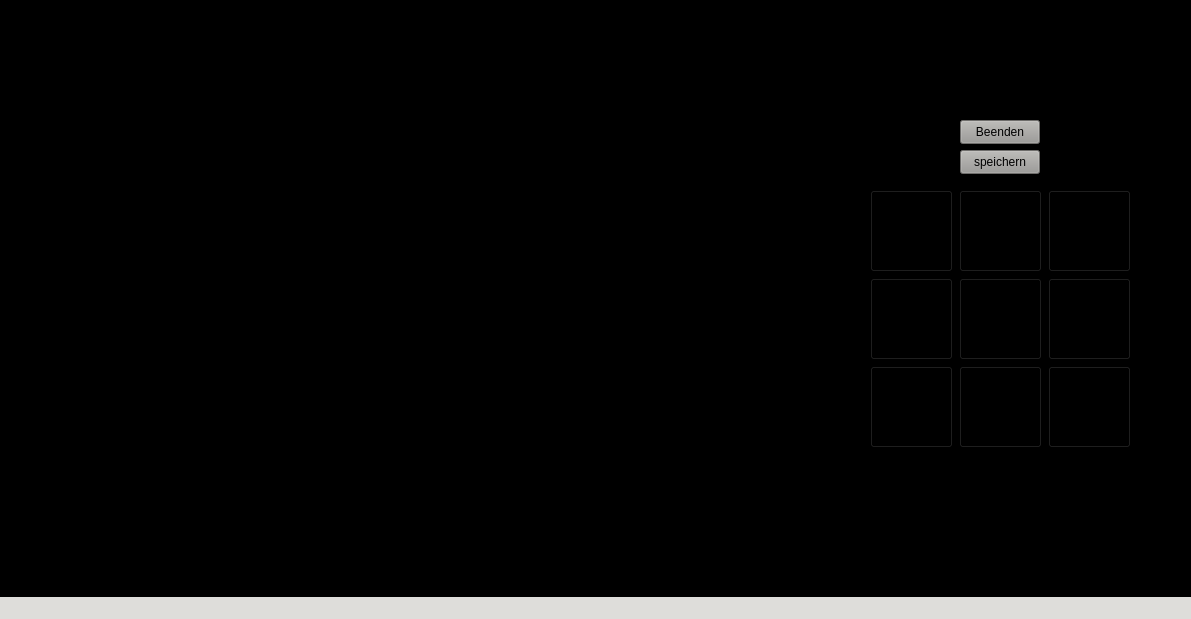
<?xml version="1.0" encoding="UTF-8"?>
<ui version="4.0">
 <class>MainWindow</class>
 <widget class="QMainWindow" name="MainWindow">
  <property name="geometry">
   <rect>
    <x>0</x>
    <y>0</y>
    <width>1191</width>
    <height>619</height>
   </rect>
  </property>
  <property name="minimumSize">
   <size>
    <width>1191</width>
    <height>619</height>
   </size>
  </property>
  <property name="maximumSize">
   <size>
    <width>1191</width>
    <height>619</height>
   </size>
  </property>
  <property name="windowTitle">
   <string>MainWindow</string>
  </property>
  <property name="autoFillBackground">
   <bool>false</bool>
  </property>
  <property name="styleSheet">
   <string notr="true">background-color: rgb(0, 0, 0);</string>
  </property>
  <property name="inputMethodHints">
   <set>Qt::ImhNone</set>
  </property>
  <widget class="QWidget" name="centralwidget">
   <widget class="QWidget" name="gridLayoutWidget">
    <property name="geometry">
     <rect>
      <x>60</x>
      <y>140</y>
      <width>751</width>
      <height>361</height>
     </rect>
    </property>
    <layout class="QGridLayout" name="gridDungeon"/>
   </widget>
   <widget class="QWidget" name="gridLayoutWidget_2">
    <property name="geometry">
     <rect>
      <x>870</x>
      <y>190</y>
      <width>261</width>
      <height>260</height>
     </rect>
    </property>
    <layout class="QGridLayout" name="arrowButtons">
     <item row="1" column="1">
      <widget class="QPushButton" name="buttonS">
       <property name="minimumSize">
        <size>
         <width>82</width>
         <height>82</height>
        </size>
       </property>
       <property name="styleSheet">
        <string notr="true">border-image: url(:/Textures/Texturen-Paket/arrow_skip.png);</string>
       </property>
       <property name="text">
        <string/>
       </property>
       <property name="shortcut">
        <string>5</string>
       </property>
      </widget>
     </item>
     <item row="0" column="0">
      <widget class="QPushButton" name="buttonUL">
       <property name="minimumSize">
        <size>
         <width>82</width>
         <height>82</height>
        </size>
       </property>
       <property name="tabletTracking">
        <bool>false</bool>
       </property>
       <property name="styleSheet">
        <string notr="true">border-image: url(:/Textures/Texturen-Paket/arrow_up_left.png);</string>
       </property>
       <property name="text">
        <string/>
       </property>
       <property name="shortcut">
        <string>7</string>
       </property>
      </widget>
     </item>
     <item row="2" column="0">
      <widget class="QPushButton" name="buttonDL">
       <property name="minimumSize">
        <size>
         <width>82</width>
         <height>82</height>
        </size>
       </property>
       <property name="styleSheet">
        <string notr="true">border-image: url(:/Textures/Texturen-Paket/arrow_down_left.png);</string>
       </property>
       <property name="text">
        <string/>
       </property>
       <property name="shortcut">
        <string>1</string>
       </property>
      </widget>
     </item>
     <item row="1" column="0">
      <widget class="QPushButton" name="buttonL">
       <property name="minimumSize">
        <size>
         <width>82</width>
         <height>82</height>
        </size>
       </property>
       <property name="styleSheet">
        <string notr="true">border-image: url(:/Textures/Texturen-Paket/arrow_left.png);</string>
       </property>
       <property name="text">
        <string/>
       </property>
       <property name="shortcut">
        <string>4</string>
       </property>
      </widget>
     </item>
     <item row="1" column="2">
      <widget class="QPushButton" name="buttonR">
       <property name="minimumSize">
        <size>
         <width>82</width>
         <height>82</height>
        </size>
       </property>
       <property name="styleSheet">
        <string notr="true">border-image: url(:/Textures/Texturen-Paket/arrow_right.png);</string>
       </property>
       <property name="text">
        <string/>
       </property>
       <property name="shortcut">
        <string>6</string>
       </property>
      </widget>
     </item>
     <item row="0" column="1">
      <widget class="QPushButton" name="buttonU">
       <property name="minimumSize">
        <size>
         <width>82</width>
         <height>82</height>
        </size>
       </property>
       <property name="styleSheet">
        <string notr="true">border-image: url(:/Textures/Texturen-Paket/arrow_up.png);</string>
       </property>
       <property name="text">
        <string/>
       </property>
       <property name="shortcut">
        <string>8</string>
       </property>
      </widget>
     </item>
     <item row="0" column="2">
      <widget class="QPushButton" name="buttonUR">
       <property name="minimumSize">
        <size>
         <width>82</width>
         <height>82</height>
        </size>
       </property>
       <property name="styleSheet">
        <string notr="true">border-image: url(:/Textures/Texturen-Paket/arrow_up_right.png);</string>
       </property>
       <property name="text">
        <string/>
       </property>
       <property name="shortcut">
        <string>9</string>
       </property>
      </widget>
     </item>
     <item row="2" column="1">
      <widget class="QPushButton" name="buttonD">
       <property name="minimumSize">
        <size>
         <width>82</width>
         <height>82</height>
        </size>
       </property>
       <property name="styleSheet">
        <string notr="true">border-image: url(:/Textures/Texturen-Paket/arrow_down.png);</string>
       </property>
       <property name="text">
        <string/>
       </property>
       <property name="shortcut">
        <string>2</string>
       </property>
      </widget>
     </item>
     <item row="2" column="2">
      <widget class="QPushButton" name="buttonDR">
       <property name="minimumSize">
        <size>
         <width>82</width>
         <height>82</height>
        </size>
       </property>
       <property name="styleSheet">
        <string notr="true">border-image: url(:/Textures/Texturen-Paket/arrow_down_right.png);</string>
       </property>
       <property name="text">
        <string/>
       </property>
       <property name="shortcut">
        <string>3</string>
       </property>
      </widget>
     </item>
    </layout>
   </widget>
   <widget class="QLabel" name="label">
    <property name="enabled">
     <bool>true</bool>
    </property>
    <property name="geometry">
     <rect>
      <x>0</x>
      <y>0</y>
      <width>1191</width>
      <height>601</height>
     </rect>
    </property>
    <property name="minimumSize">
     <size>
      <width>1191</width>
      <height>601</height>
     </size>
    </property>
    <property name="maximumSize">
     <size>
      <width>1191</width>
      <height>601</height>
     </size>
    </property>
    <property name="styleSheet">
     <string notr="true">border-image: url(:/Textures/Texturen-Paket/bloody_frame.png);
background-color: rgb(transparent);</string>
    </property>
    <property name="text">
     <string/>
    </property>
   </widget>
   <widget class="QPushButton" name="beenden">
    <property name="geometry">
     <rect>
      <x>960</x>
      <y>120</y>
      <width>80</width>
      <height>24</height>
     </rect>
    </property>
    <property name="styleSheet">
     <string notr="true">background-color: rgb(154, 153, 150);</string>
    </property>
    <property name="text">
     <string>Beenden</string>
    </property>
    <property name="shortcut">
     <string>Q</string>
    </property>
   </widget>
   <widget class="QPushButton" name="storeLevel">
    <property name="geometry">
     <rect>
      <x>960</x>
      <y>150</y>
      <width>80</width>
      <height>24</height>
     </rect>
    </property>
    <property name="styleSheet">
     <string notr="true">background-color: rgb(154, 153, 150);</string>
    </property>
    <property name="text">
     <string>speichern</string>
    </property>
    <property name="shortcut">
     <string>O</string>
    </property>
   </widget>
   <zorder>label</zorder>
   <zorder>gridLayoutWidget</zorder>
   <zorder>gridLayoutWidget_2</zorder>
   <zorder>beenden</zorder>
   <zorder>storeLevel</zorder>
  </widget>
  <widget class="QMenuBar" name="menubar">
   <property name="geometry">
    <rect>
     <x>0</x>
     <y>0</y>
     <width>1191</width>
     <height>21</height>
    </rect>
   </property>
  </widget>
  <widget class="QStatusBar" name="statusbar">
   <property name="styleSheet">
    <string notr="true">background-color: rgb(222, 221, 218);</string>
   </property>
  </widget>
 </widget>
 <resources/>
 <connections/>
</ui>
